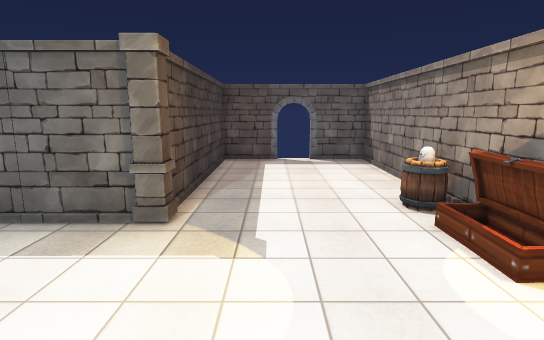
view 1 (above)

16 first-person views from a walk through a 3-D level made in the Unity game engine. The camera is 1.5 m above the floor, tilts 10° down and sees 80° across. Doors are open. The floor is counted in squares, 1 m on a side. Each view is taken from the middle of a square. On the plan, view 1 faces up. The plan holds only what a view shows up to about 15 squares ahead; the rest is blank. The place goes on beyond the plan. The player character is not drawn. Some animated figures are left out. Some surface patterns are stand-ins.

view 2
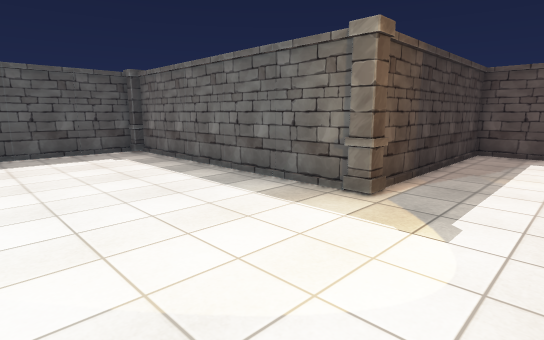

view 3
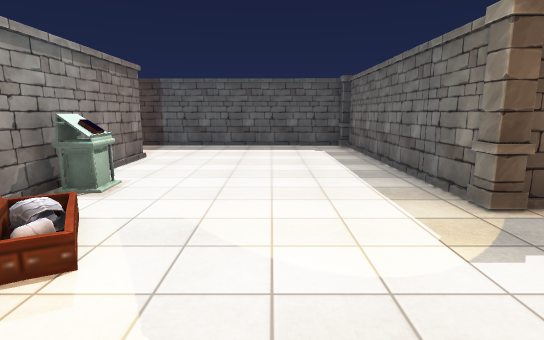

view 4
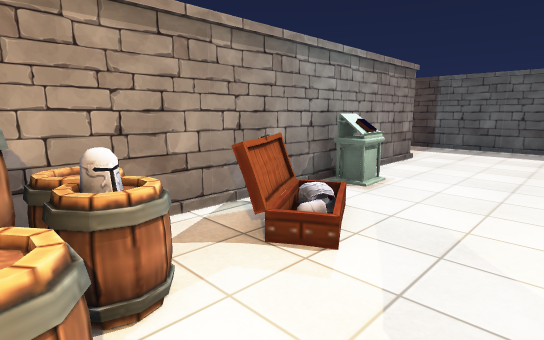

view 5
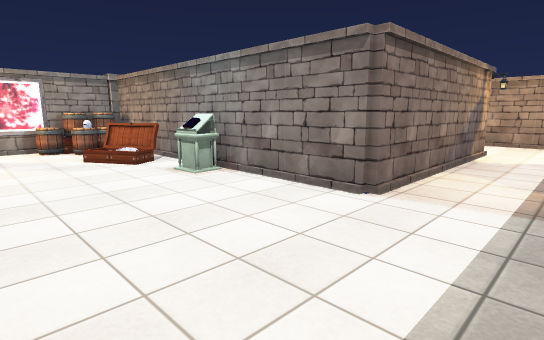

view 6
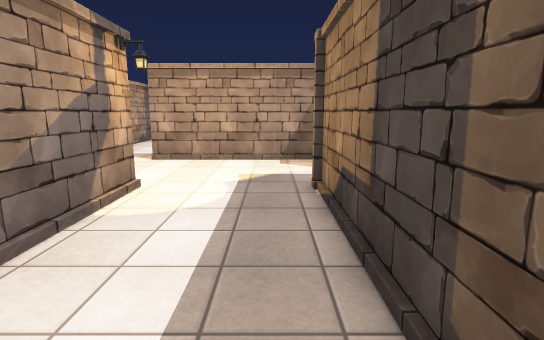

view 7
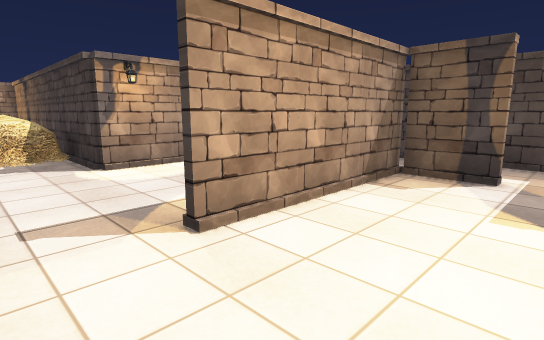

view 8
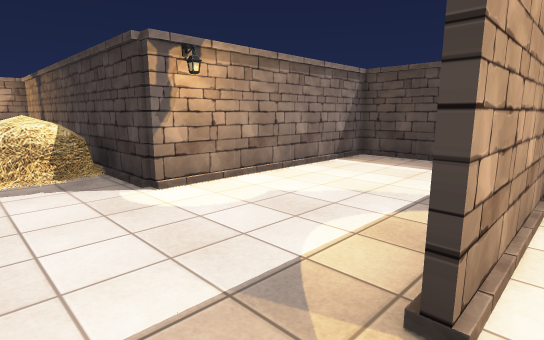

view 9
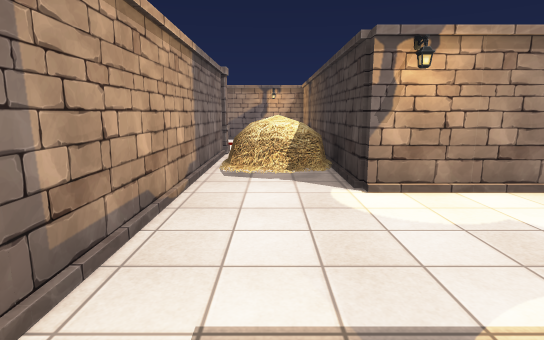

view 10
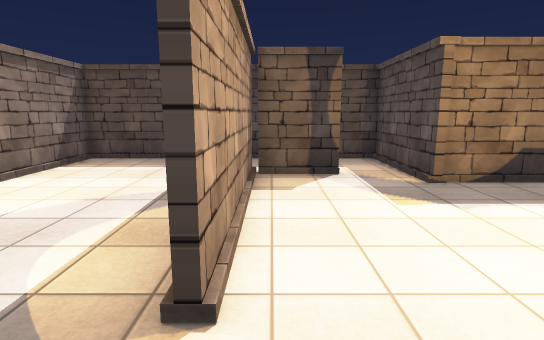

view 11
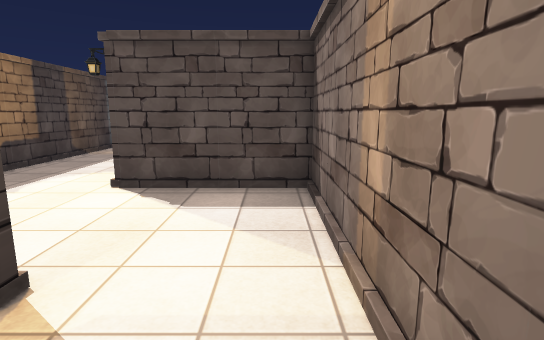

view 12
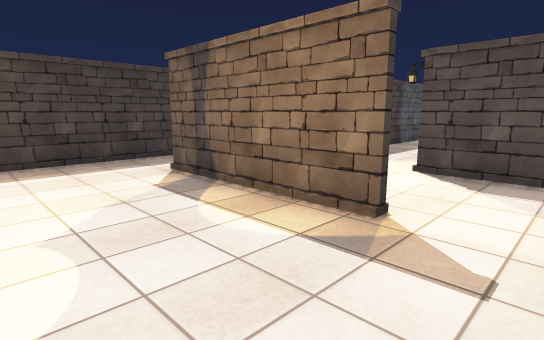

view 13
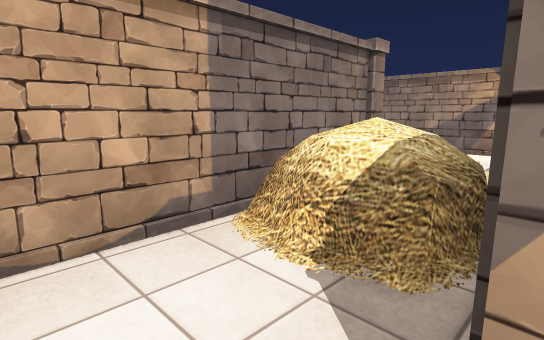

view 14
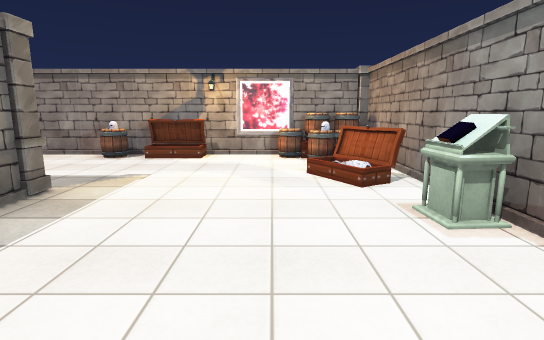

view 15
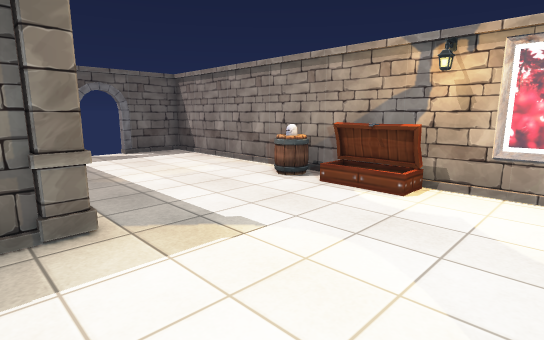

view 16
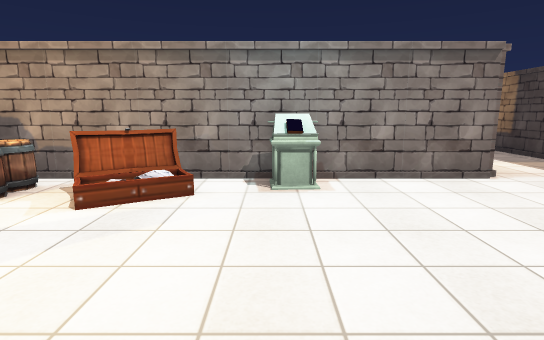

### Floor plan
Points are (right, up) in squares from view 1. A wall is a line through its corners. A room is listed if a view was taken in it or the views show most of it. See-through windows are left out.
Room 1 (views 1, 2, 3, 4, 5, 6, 7, 8, 9, 10, 11, 12, 13, 14, 15, 16)
walls: (-2.4, 5.5) (-11.5, 5.5); (-12, 4.5) (-12, -10.5) (-15.7, -10.5) (-15.7, -20.1) (-7.8, -20.1) (-7.8, -24.5); (3.8, -0.5) (3.8, 13.3) (1.6, 13.3); (-13, -12.2) (-13, -14.5) (-7, -14.5); (-7, -14.7) (-13.1, -14.7); (0.3, 13.3) (-2, 13.3) (-2, 6.4); (-4.2, -24.5) (-4.2, -10.5) (-8.2, -10.5) (-8.2, -2.4) (2.6, -2.4)
ways out: open door at (1, 13.5)
objects: pillar (-12, 5) to (-12, 6); other object (-7, -23) to (-5, -21); other object (-4, -2) to (-3, -1); pillar (-2, 5) to (-2, 6); box (-1, -2) to (1, -1); barrel (2, -2); barrel (2, -1) to (2, 0); barrel (3, -2); barrel (3, -1); barrel (3, 0) to (3, 1); other object (3, 4) to (3, 5); barrel (3, 6) to (3, 7); pillar (4, -3) to (4, -2); other object (4, -1)

Where each view was taken, in squares from view 1:
view 1: 0 up, 0 right, facing up
view 2: 0 up, 1 right, facing up-left
view 3: 2 up, 3 right, facing left
view 4: 2 up, 3 right, facing down-left
view 5: 3 up, 11 left, facing down-right
view 6: 4 down, 11 left, facing down
view 7: 11 down, 5 left, facing down-left
view 8: 14 down, 5 left, facing down-left
view 9: 14 down, 6 left, facing down
view 10: 14 down, 5 left, facing left
view 11: 17 down, 5 left, facing up
view 12: 19 down, 5 left, facing up-left
view 13: 19 down, 8 left, facing down-right
view 14: 1 up, 8 left, facing right
view 15: 1 up, 3 left, facing up-right
view 16: 5 up, 3 left, facing down
